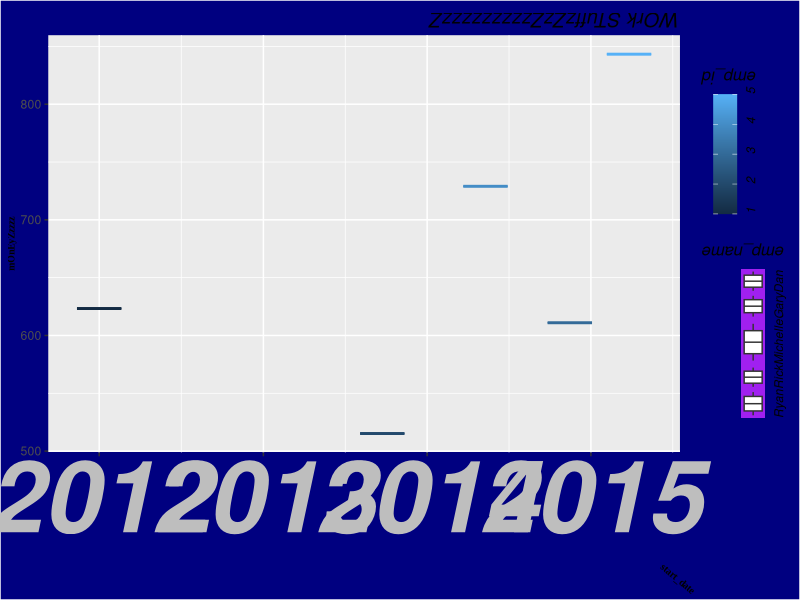

The R script that drew this image:
library(tidyverse)

emp.data <- data.frame(
  emp_id = c (1:5), 
  emp_name = c("Rick","Dan","Michelle","Ryan","Gary"),
  mOnEyZzzzz = c(623.3,515.2,611.0,729.0,843.25), 
  start_date = as.Date(c("2012-01-01", "2013-09-23", "2014-11-15", "2014-05-11",
                         "2015-03-27")),stringsAsFactors = FALSE)

 ggplot(emp.data,aes(x=start_date, y=mOnEyZzzzz,shape=emp_name,color=emp_id))+
  geom_boxplot()+
   labs(title = "WOrk STuffzZzZzzzzzzzzzZ")+
   theme(axis.text.x = element_text(face = "bold.italic",
                                    size = 72,
                                    color="gray"),
         plot.background = element_rect(fill = "navy"),
         axis.title = element_text(size = 7,face="bold",angle = 320,family="Times New Roman"),
         title=element_text(face="italic",angle=180,size=12),
         legend.text = element_text(angle=90,face="italic"),
         legend.key = element_rect(fill="purple"),
         legend.background = element_rect(fill="navy"))

 